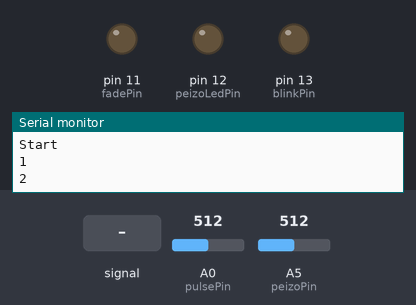
This sketch was run on a simulated Arduino Uno, built with avr-gcc and run on an emulated ATmega328P. On the bench: output pins drawn as LEDs (lit = HIGH), the last lines printed to the serial monitor. Dashed ring = blinking. The inputs (shaded band) are chosen by the test bench; at power-on: A0 (pulsePin) = 512, A5 (peizoPin) = 512.

Above: at 1.2 s.
1.3 s: A0 (pulsePin) fed a 2 Hz sine of ±306 counts around its level
At 2.62 s:
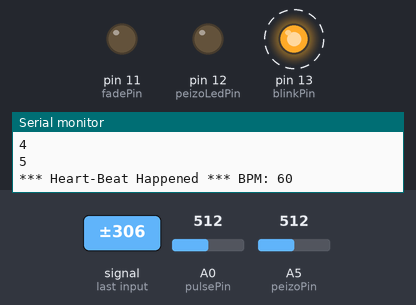
4.4 s: A0 (pulsePin) set to 716
9.3 s: A0 (pulsePin) set to 529
10.8 s: A0 (pulsePin) set to 499
At 11.4 s:
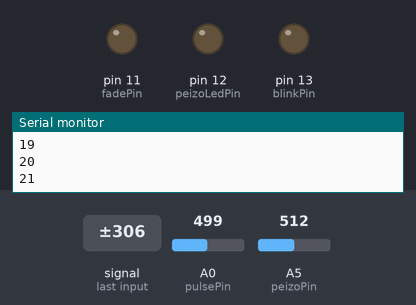
Timing chart, 0 to 13.3 s (numbered marks = the images above; inputs shaded):
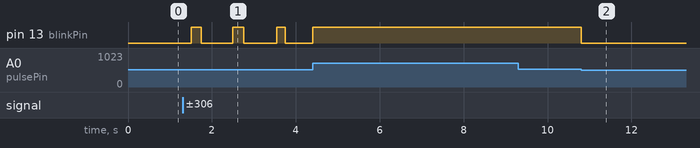

The sketch:

MainProject.ino
```cpp
#include <LiquidCrystal.h>
#include <Keypad.h>

const int peizoPin = 5;
const int peizoLedPin= 12;
const int threshold= 100;
int stepCount=0;


const byte ROWS = 4; //four rows
const byte COLS = 4; //four columns
char keys[ROWS][COLS] = {
  {'*','0','#','D'},
  {'7','8','9','C'},
  {'4','5','6','B'},
  {'1','2','3','A'}
};
byte rowPins[ROWS] = {5, 4, 3, 2}; //connect to the row pinouts of the keypad
byte colPins[COLS] = {9, 8, 7, 6}; //connect to the column pinouts of the keypad

Keypad keypad = Keypad( makeKeymap(keys), rowPins, colPins, ROWS, COLS );

//  Variables
int pulsePin = 0;                 // Pulse Sensor purple wire connected to analog pin 0
int blinkPin = 13;                // pin to blink led at each beat
int fadePin = 11;                  // pin to do fancy classy fading blink at each beat
int fadeRate = 0;                 // used to fade LED on with PWM on fadePin

//LiquidCrystal lcd(12, 11, 5, 4, 3, 2);

// Volatile Variables, used in the interrupt service routine!
volatile int BPM;                   // int that holds raw Analog in 0. updated every 2mS
volatile int Signal;                // holds the incoming raw data
volatile int IBI = 600;             // int that holds the time interval between beats! Must be seeded!
volatile boolean Pulse = false;     // "True" when User's live heartbeat is detected. "False" when not a "live beat".
volatile boolean QS = false;        // becomes true when Arduoino finds a beat.

// Regards Serial OutPut  -- Set This Up to your needs
static boolean serialVisual = true;   // Set to 'false' by Default.  Re-set to 'true' to see Arduino Serial Monitor ASCII Visual Pulse

volatile int rate[10];                      // array to hold last ten IBI values
volatile unsigned long sampleCounter = 0;          // used to determine pulse timing
volatile unsigned long lastBeatTime = 0;           // used to find IBI
volatile int P = 512;                      // used to find peak in pulse wave, seeded
volatile int T = 512;                     // used to find trough in pulse wave, seeded
volatile int thresh = 525;                // used to find instant moment of heart beat, seeded
volatile int amp = 100;                   // used to hold amplitude of pulse waveform, seeded
volatile boolean firstBeat = true;        // used to seed rate array so we startup with reasonable BPM
volatile boolean secondBeat = false;      // used to seed rate array so we startup with reasonable BPM


void setup()
{
  //set up for peizo sensor
  pinMode(peizoLedPin, OUTPUT);
  Serial.begin(115200);


  //set up for pulse sensor
  pinMode(blinkPin,OUTPUT);         // pin that will blink to your heartbeat!
  pinMode(fadePin,OUTPUT);          // pin that will fade to your heartbeat!
//  Serial.begin(115200);             // we agree to talk fast!
  interruptSetup();                 // sets up to read Pulse Sensor signal every 2mS
                                    // IF YOU ARE POWERING The Pulse Sensor AT VOLTAGE LESS THAN THE BOARD VOLTAGE,
                                    // UN-COMMENT THE NEXT LINE AND APPLY THAT VOLTAGE TO THE A-REF PIN
                                    //   analogReference(EXTERNAL);
  Serial.println("Start");

}

void pulseSensor(){
//   serialOutput();
  if (QS == true) // A Heartbeat Was Found
    {
      // BPM and IBI have been Determined
      // Quantified Self "QS" true when arduino finds a heartbeat
      fadeRate = 255; // Makes the LED Fade Effect Happen, Set 'fadeRate' Variable to 255 to fade LED with pulse
      serialOutputWhenBeatHappens(); // A Beat Happened, Output that to serial.
      QS = false; // reset the Quantified Self flag for next time
    }
  ledFadeToBeat(); // Makes the LED Fade Effect Happen
  delay(20); //  take a break
}

void peizoSensor(){
    int val= analogRead(peizoPin);
    if ( val >= threshold)
    {
      //digitalWrite(peizoLedPin, HIGH);
      delay(500);
  //    digitalWrite(peizoLedPin, LOW);
      stepCount++;
      Serial.println(stepCount);
    }
    else
    {
      digitalWrite(peizoLedPin, LOW);
    }
}

void loop()
{
  char key = keypad.getKey();

  if (key){
    Serial.println(key);
  }
  // code for peizo sensor
  peizoSensor();

  // code for pulse sensor
  pulseSensor();
}

void ledFadeToBeat()
{
   fadeRate -= 15;                         //  set LED fade value
   fadeRate = constrain(fadeRate,0,255);   //  keep LED fade value from going into negative numbers!
   analogWrite(fadePin,fadeRate);          //  fade LED
}

void interruptSetup()
{
  // Initializes Timer2 to throw an interrupt every 2mS.
  TCCR2A = 0x02;     // DISABLE PWM ON DIGITAL PINS 3 AND 11, AND GO INTO CTC MODE
  TCCR2B = 0x06;     // DON'T FORCE COMPARE, 256 PRESCALER
  OCR2A = 0X7C;      // SET THE TOP OF THE COUNT TO 124 FOR 500Hz SAMPLE RATE
  TIMSK2 = 0x02;     // ENABLE INTERRUPT ON MATCH BETWEEN TIMER2 AND OCR2A
  sei();             // MAKE SURE GLOBAL INTERRUPTS ARE ENABLED
}

void serialOutput()
{   // Decide How To Output Serial.
 if (serialVisual == true)
  {
     arduinoSerialMonitorVisual('-', Signal);   // goes to function that makes Serial Monitor Visualizer
  }
 else
  {
      sendDataToSerial('S', Signal);     // goes to sendDataToSerial function
   }
}

void serialOutputWhenBeatHappens()
{
 if (serialVisual == true) //  Code to Make the Serial Monitor Visualizer Work
   {
     Serial.print("*** Heart-Beat Happened *** ");  //ASCII Art Madness
     Serial.print("BPM: ");
     Serial.println(BPM);
     //lcd.clear();
     //lcd.print("BPM: ");
     //lcd.print(BPM);
   }
 else
   {
     sendDataToSerial('B',BPM);   // send heart rate with a 'B' prefix
     sendDataToSerial('Q',IBI);   // send time between beats with a 'Q' prefix
   }
}

void arduinoSerialMonitorVisual(char symbol, int data )
{
  const int sensorMin = 0;      // sensor minimum, discovered through experiment
  const int sensorMax = 1024;    // sensor maximum, discovered through experiment
  int sensorReading = data; // map the sensor range to a range of 12 options:
  int range = map(sensorReading, sensorMin, sensorMax, 0, 11);
  // do something different depending on the
  // range value:
  switch (range)
  {
    case 0:
      Serial.println("");     /////ASCII Art Madness
      break;
    case 1:
      Serial.println("---");
      break;
    case 2:
      Serial.println("------");
      break;
    case 3:
      Serial.println("---------");
      break;
    case 4:
      Serial.println("------------");
      break;
    case 5:
      Serial.println("--------------|-");
      break;
    case 6:
      Serial.println("--------------|---");
      break;
    case 7:
      Serial.println("--------------|-------");
      break;
    case 8:
      Serial.println("--------------|----------");
      break;
    case 9:
      Serial.println("--------------|----------------");
      break;
    case 10:
      Serial.println("--------------|-------------------");
      break;
    case 11:
      Serial.println("--------------|-----------------------");
      break;
  }
}


void sendDataToSerial(char symbol, int data )
{
   Serial.print(symbol);
   Serial.println(data);
}

ISR(TIMER2_COMPA_vect) //triggered when Timer2 counts to 124
{
  cli();                                      // disable interrupts while we do this
  Signal = analogRead(pulsePin);              // read the Pulse Sensor
  sampleCounter += 2;                         // keep track of the time in mS with this variable
  int N = sampleCounter - lastBeatTime;       // monitor the time since the last beat to avoid noise
                                              //  find the peak and trough of the pulse wave
  if(Signal < thresh && N > (IBI/5)*3) // avoid dichrotic noise by waiting 3/5 of last IBI
    {
      if (Signal < T) // T is the trough
      {
        T = Signal; // keep track of lowest point in pulse wave
      }
    }

  if(Signal > thresh && Signal > P)
    {          // thresh condition helps avoid noise
      P = Signal;                             // P is the peak
    }                                        // keep track of highest point in pulse wave

  //  NOW IT'S TIME TO LOOK FOR THE HEART BEAT
  // signal surges up in value every time there is a pulse
  if (N > 250)
  {                                   // avoid high frequency noise
    if ( (Signal > thresh) && (Pulse == false) && (N > (IBI/5)*3) )
      {
        Pulse = true;                               // set the Pulse flag when we think there is a pulse
        digitalWrite(blinkPin,HIGH);                // turn on pin 13 LED
        IBI = sampleCounter - lastBeatTime;         // measure time between beats in mS
        lastBeatTime = sampleCounter;               // keep track of time for next pulse

        if(secondBeat)
        {                        // if this is the second beat, if secondBeat == TRUE
          secondBeat = false;                  // clear secondBeat flag
          for(int i=0; i<=9; i++) // seed the running total to get a realisitic BPM at startup
          {
            rate[i] = IBI;
          }
        }

        if(firstBeat) // if it's the first time we found a beat, if firstBeat == TRUE
        {
          firstBeat = false;                   // clear firstBeat flag
          secondBeat = true;                   // set the second beat flag
          sei();                               // enable interrupts again
          return;                              // IBI value is unreliable so discard it
        }
      // keep a running total of the last 10 IBI values
      word runningTotal = 0;                  // clear the runningTotal variable

      for(int i=0; i<=8; i++)
        {                // shift data in the rate array
          rate[i] = rate[i+1];                  // and drop the oldest IBI value
          runningTotal += rate[i];              // add up the 9 oldest IBI values
        }

      rate[9] = IBI;                          // add the latest IBI to the rate array
      runningTotal += rate[9];                // add the latest IBI to runningTotal
      runningTotal /= 10;                     // average the last 10 IBI values
      BPM = 60000/runningTotal;               // how many beats can fit into a minute? that's BPM!
      QS = true;                              // set Quantified Self flag
      // QS FLAG IS NOT CLEARED INSIDE THIS ISR
    }
  }

  if (Signal < thresh && Pulse == true)
    {   // when the values are going down, the beat is over
      digitalWrite(blinkPin,LOW);            // turn off pin 13 LED
      Pulse = false;                         // reset the Pulse flag so we can do it again
      amp = P - T;                           // get amplitude of the pulse wave
      thresh = amp/2 + T;                    // set thresh at 50% of the amplitude
      P = thresh;                            // reset these for next time
      T = thresh;
    }

  if (N > 2500)
    {                           // if 2.5 seconds go by without a beat
      thresh = 512;                          // set thresh default
      P = 512;                               // set P default
      T = 512;                               // set T default
      lastBeatTime = sampleCounter;          // bring the lastBeatTime up to date
      firstBeat = true;                      // set these to avoid noise
      secondBeat = false;                    // when we get the heartbeat back
    }

  sei();                                   // enable interrupts when youre done!
}// end isr
```

Measured:
- the behaviour switches between 512 and 511 on A0 (pulsePin) (found by bisection; images 1 and 2)
- after the input at 1.3 s, pin 13 (blinkPin): alternates HIGH for 0.24 s and LOW for 0.77 s, starting after 0.20 s
- after the input at 10.8 s, pin 13 (blinkPin): HIGH → LOW at once
